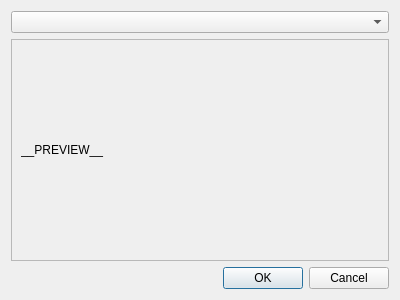
<?xml version="1.0" encoding="UTF-8"?>
<ui version="4.0">
 <class>CodecSelector</class>
 <widget class="QDialog" name="CodecSelector">
  <property name="geometry">
   <rect>
    <x>0</x>
    <y>0</y>
    <width>400</width>
    <height>300</height>
   </rect>
  </property>
  <property name="windowTitle">
   <string>Select a Text Codec</string>
  </property>
  <layout class="QVBoxLayout" name="verticalLayout">
   <item>
    <widget class="QComboBox" name="codecs"/>
   </item>
   <item>
    <widget class="QScrollArea" name="scrollArea">
     <property name="widgetResizable">
      <bool>true</bool>
     </property>
     <widget class="QWidget" name="scrollAreaWidgetContents">
      <property name="geometry">
       <rect>
        <x>0</x>
        <y>0</y>
        <width>386</width>
        <height>225</height>
       </rect>
      </property>
      <layout class="QGridLayout" name="gridLayout">
       <item row="0" column="0">
        <widget class="QLabel" name="contents">
         <property name="text">
          <string>__PREVIEW__</string>
         </property>
        </widget>
       </item>
      </layout>
     </widget>
    </widget>
   </item>
   <item>
    <widget class="QDialogButtonBox" name="buttonBox">
     <property name="orientation">
      <enum>Qt::Horizontal</enum>
     </property>
     <property name="standardButtons">
      <set>QDialogButtonBox::Cancel|QDialogButtonBox::Ok</set>
     </property>
    </widget>
   </item>
  </layout>
 </widget>
 <resources/>
 <connections>
  <connection>
   <sender>buttonBox</sender>
   <signal>accepted()</signal>
   <receiver>CodecSelector</receiver>
   <slot>accept()</slot>
   <hints>
    <hint type="sourcelabel">
     <x>248</x>
     <y>254</y>
    </hint>
    <hint type="destinationlabel">
     <x>157</x>
     <y>274</y>
    </hint>
   </hints>
  </connection>
  <connection>
   <sender>buttonBox</sender>
   <signal>rejected()</signal>
   <receiver>CodecSelector</receiver>
   <slot>reject()</slot>
   <hints>
    <hint type="sourcelabel">
     <x>316</x>
     <y>260</y>
    </hint>
    <hint type="destinationlabel">
     <x>286</x>
     <y>274</y>
    </hint>
   </hints>
  </connection>
 </connections>
</ui>
